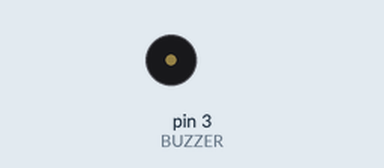
Bench run of a sketch on a simulated Arduino Uno, built with avr-gcc and run on an emulated ATmega328P. On the bench: buzzer (waves = sounding).

Above: at 1.0 s.
At 5.2 s:
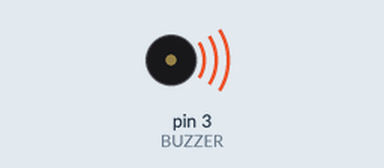
Timing chart, 0 to 6.9 s (numbered marks = the images above):
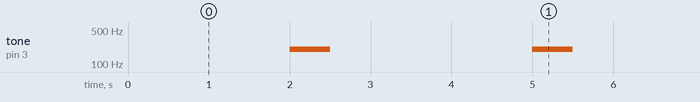

The sketch:

quadrant_buzzer.ino
```cpp
/*
  INNOVATOR INTERNATIONAL (PVT)LTD.
  https://www.innovator.lk/
  --------------------------------------------------------
  Development Platform : Quadrant 1.0
  (embedded development platform)
  --------------------------------------------------------
  Buzzer Example.
  --------------------------------------------------------
  Hardware setup :
  Connect BUZ PIN to Arduino Digital (PWM)PIN-> 3(D3)
  --------------------------------------------------------
  24 march 2021
*/

int BUZZER = 3;// the number of the BUZZER pin.
int Frequency = 200;      // Starting frequency

void setup() {
  pinMode(BUZZER, OUTPUT);//initializing BUZZER pin as a output pin.
}

void loop() {
// Buzzer without tone
  digitalWrite(BUZZER, HIGH);//turning on the BUZZER.
  delay(1000);//waiting for one second to be elapsed.
  digitalWrite(BUZZER, LOW);//turning off the BUZZER.
  delay(1000);//waiting for one second to be elapsed.

// Buzzer With tone

tone(BUZZER,Frequency);
delay(500);
noTone(BUZZER);
delay(500);


}
```

Measured:
- by itself, tone on pin 3 (BUZZER): alternates 200 Hz for 0.50 s and silent for 2.5 s
